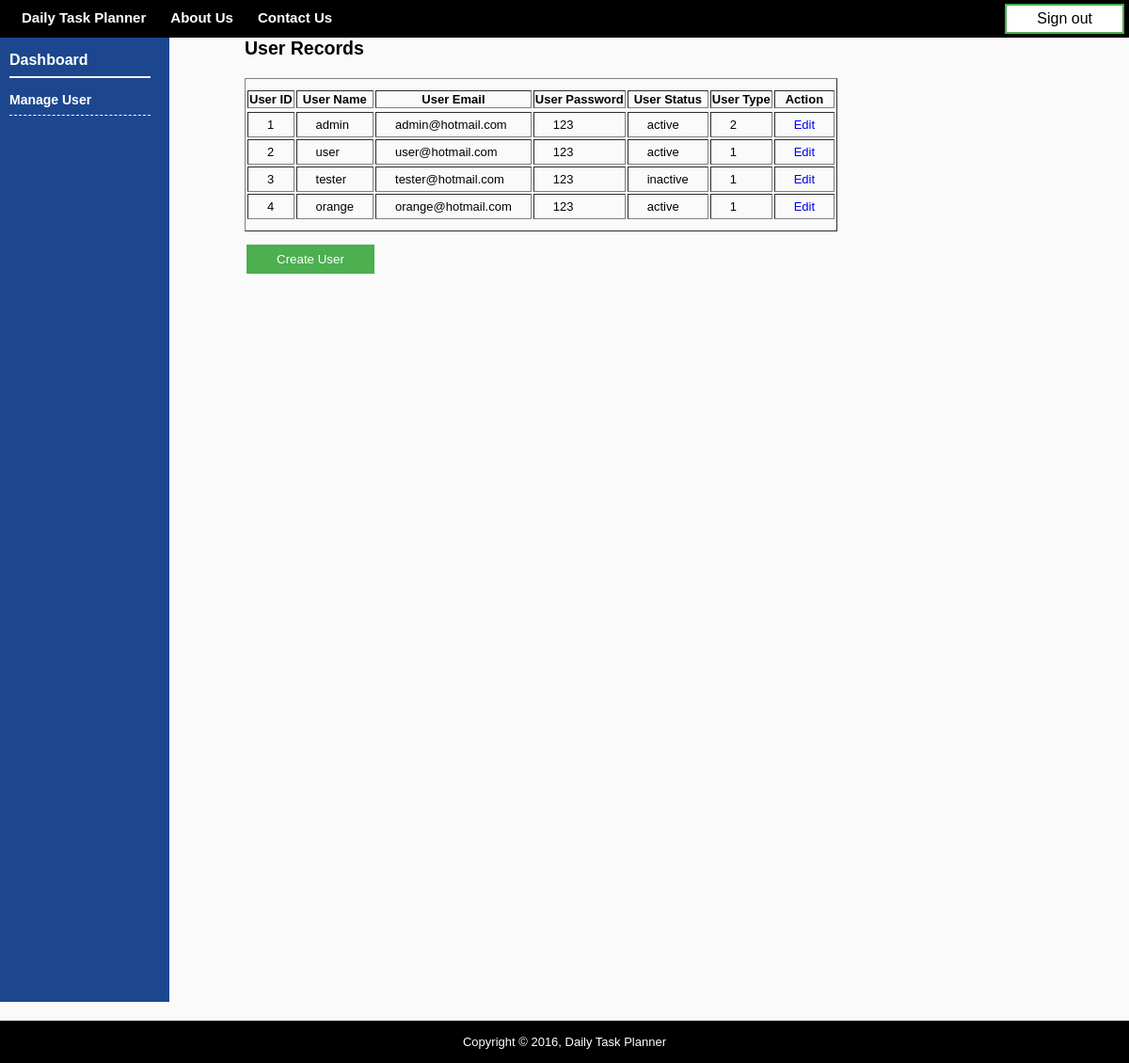
/manageUser.php, run on the app's committed database.
### tables this page shows
CREATE TABLE `user` (
  `user_id` int(10) NOT NULL,
  `username` varchar(30) NOT NULL,
  `user_email` varchar(30) NOT NULL,
  `user_password` varchar(15) NOT NULL,
  `user_status` enum('active','inactive') NOT NULL DEFAULT 'active',
  `user_type` enum('1','2') NOT NULL DEFAULT '1'
);

### manageUser.php (the view, shortened to what this page needs)
<!DOCTYPE html>
<html>
<head>
	<link rel="stylesheet" href="css/dashboard.css" type="text/css">
</head>
 <body>
	<div id="container">
		<nav id="menu">
			<ul>
				<li class="menuitem"><a href="index.php">Daily Task Planner</a></li>
				<li class="menuitem"><a href="about.php">About Us</a></li>
				<li class="menuitem"><a href="contact.php">Contact Us</a></li>
				<li>
					<ul>
						<li class ="signup"><a href = "index.php"><button class = "button buttongreen">Sign out</button></a>
						</li>
					</ul>
				</li>
			</ul>
	    </nav>
		 <aside>
			<nav id="leftmenu">
				<a href = "dashboard.php"><h3>Dashboard</h3></a>
				<ul>
					<li><a href="manageUser.php">Manage User</a></li>
				</ul>
			</nav>
		</aside>
		<section>
			<h1>User Records</h1>
			<table border= "1">
				<tr>
				<thead>
					<th>User ID</th>
					<th>User Name</th>
					<th>User Email</th>
					<th>User Password</th>
					<th>User Status</th>
					<th>User Type</th>
					<th>Action</th>
				</thead>
				</tr>
			<?php
			$query="SELECT * FROM user";
			$result=mysql_query($query);
			while($row = mysql_fetch_array($result)){
				echo "<tr>
						<td>",$row['user_id'],"</td>
						<td>",$row['username'],"</td>
						<td>",$row['user_email'],"</td>
						<td>",$row['user_password'],"</td>
						<td>",$row['user_status'],"</td>
						<td>",$row['user_type'],"</td>
						<td><a href ='updateUser.php? epr=update&id=",$row['user_id'],"'>Edit</a></td>
					</tr>";
			}
			?>
			</table>
			<p>
				<a href = "createUser.php"><input type = "button" value = "Create User"/></a>
			</p>
		</section>
	</div>
	<footer>
		Copyright &copy; 2016, Daily Task Planner
	</footer>
</body>
</html>

### dashboard.css (style rules this page uses)
* { margin: 0 auto 0 auto; text-align:left; }
body { margin:0; padding:0; text-align:left; font-size:13px; font-family:arial,helvetica, sens-serif; color:#000000; background-color: #fafafa; }
a { text-decoration:none; }
table,tr,td,th { margin:0; }
table { margin-top:20px; padding:10px 0; }
th { text-align:center; }
td { padding:5px 20px; }
h3 { font-size:16px; font-weight:bold; padding:10px 0; color:#054dbc; }
p { margin:10px 0; }
#container { width:100%; overflow:auto; margin:0; }
nav#menu { display:block; float:left; clear:both; width:100%; height:20px; padding:10px; background:#000000; }
nav#menu ul { list-style:none; padding:0; margin-left:auto; width:100%; }
nav#menu li { list-style:none; padding:0; display;inline; }
nav#menu li a,#menu li a:visited { float:left; color:#ffffff; text-decoration:none; text-align:center; font-size:15px; font-weight:bold; padding:0 13px 0 13px; }
nav#leftmenu { margin-top:0px; width:150px; float:left; background:#1C478E; height:1000px; padding: 15px 20px 10px 10px; }
nav#leftmenu ul { list-style:none; padding:0; }
nav#leftmenu li { list-style:none; padding:15px 0 8px 0; border-bottom:1px dashed #fff; }
nav#leftmenu a,nav#leftmenu a:visited { color:#ffffff; text-decoration:none; font-weight:bold; font-size:14px; }
nav#leftmenu h3 { color:#ffffff; padding:0; padding-bottom:8px; border-bottom:#fff solid 2px; font-size:16px; }
section { display:block; width:680px; padding:15px; }
.signup { float:right; margin-top:-10px; }
footer { width:100%; background:#000; color:#fff; height:30px; text-align:center; margin-top:20px; padding-top:15px; }
.button { background-color: #4CAF50; border: none; color: white; padding: 5px 32px; text-align: center; text-decoration: none; display: inline-block; font-size: 16px; margin: 4px 2px; -webkit-transition-duration: 0.4s; transition-duration: 0.4s; cursor: pointer; }
.buttongreen { background-color: white; color: black; border: 2px solid #4CAF50; }
input[type=button], input[type=submit], input[type=reset] , input[type=return] { background-color: #4CAF50; border: none; color: white; padding: 8px 32px; text-decoration: none; margin: 4px 2px; cursor: pointer; }

### data on the page
user: user_id "1", username "admin", user_email "admin@hotmail.com", user_password "123", user_status "active", user_type "2"
user: user_id "2", username "user", user_email "user@hotmail.com", user_password "123", user_status "active", user_type "1"
user: user_id "3", username "tester", user_email "tester@hotmail.com", user_password "123", user_status "inactive", user_type "1"
user: user_id "4", username "orange", user_email "orange@hotmail.com", user_password "123", user_status "active", user_type "1"
